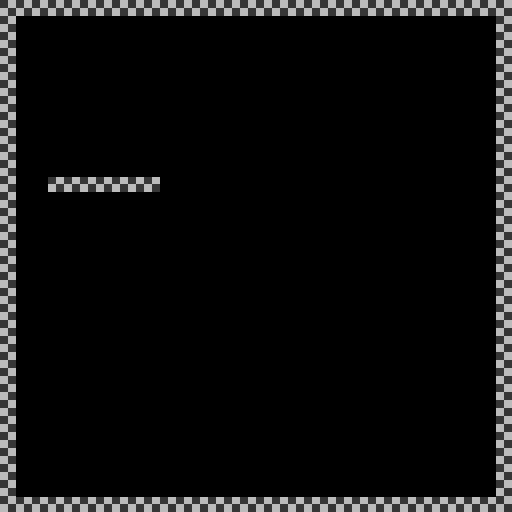

A 2D game scene composited from a Tiled map and its tileset images. What follows is a short description and the map's XML, with every tile layer's data as written:
An orthogonal 32x32 tile map with 16x16 px tiles, 1 tile layer (Camada de Blocos 1) and 30 objects (12x box, 12x sphere, player_start).

<map version="1.10" tiledversion="1.10.1" orientation="orthogonal" renderorder="right-down" width="32" height="32" tilewidth="16" tileheight="16" infinite="0" nextlayerid="5" nextobjectid="154">
 <editorsettings>
  <export target="tile_map.json" format="json" />
 </editorsettings>
 <tileset firstgid="1" source="tile_set.tsx" />
 <objectgroup id="4" name="collision">
  <object id="148" x="0" y="0" width="16" height="512" />
  <object id="149" x="16" y="0" width="496" height="16" />
  <object id="150" x="496" y="16" width="16" height="496" />
  <object id="151" x="16" y="496" width="480" height="16" />
  <object id="153" x="48" y="176" width="112" height="16" />
 </objectgroup>
 <objectgroup id="3" name="objects">
  <object id="22" name="box" x="174" y="451.5">
   <point />
  </object>
  <object id="23" name="box" x="222" y="451.5">
   <point />
  </object>
  <object id="24" name="box" x="206" y="451.5">
   <point />
  </object>
  <object id="25" name="box" x="190" y="435.5">
   <point />
  </object>
  <object id="26" name="sphere" x="222" y="435.5">
   <point />
  </object>
  <object id="27" name="sphere" x="190" y="419.5">
   <point />
  </object>
  <object id="28" name="sphere" x="206" y="419.5">
   <point />
  </object>
  <object id="29" name="sphere" x="196.5" y="403.5">
   <point />
  </object>
  <object id="30" name="box" x="228.25" y="385">
   <point />
  </object>
  <object id="31" name="box" x="276.25" y="385">
   <point />
  </object>
  <object id="32" name="box" x="260.25" y="385">
   <point />
  </object>
  <object id="33" name="box" x="244.25" y="369">
   <point />
  </object>
  <object id="34" name="sphere" x="276.25" y="369">
   <point />
  </object>
  <object id="35" name="sphere" x="244.25" y="353">
   <point />
  </object>
  <object id="36" name="sphere" x="260.25" y="353">
   <point />
  </object>
  <object id="37" name="sphere" x="250.75" y="337">
   <point />
  </object>
  <object id="38" name="box" x="117" y="334">
   <point />
  </object>
  <object id="39" name="box" x="165" y="334">
   <point />
  </object>
  <object id="40" name="box" x="149" y="334">
   <point />
  </object>
  <object id="41" name="box" x="133" y="318">
   <point />
  </object>
  <object id="42" name="sphere" x="165" y="318">
   <point />
  </object>
  <object id="43" name="sphere" x="133" y="302">
   <point />
  </object>
  <object id="44" name="sphere" x="149" y="302">
   <point />
  </object>
  <object id="45" name="sphere" x="139.5" y="286">
   <point />
  </object>
  <object id="142" name="player_start" x="96" y="144">
   <point />
  </object>
 </objectgroup>
 <layer id="1" name="Camada de Blocos 1" width="32" height="32">
  <data encoding="csv">
12,12,12,12,12,12,12,12,12,12,12,12,12,12,12,12,12,12,12,12,12,12,12,12,12,12,12,12,12,12,12,12,
12,0,0,0,0,0,0,0,0,0,0,0,0,0,0,0,0,0,0,0,0,0,0,0,0,0,0,0,0,0,0,12,
12,0,0,0,0,0,0,0,0,0,0,0,0,0,0,0,0,0,0,0,0,0,0,0,0,0,0,0,0,0,0,12,
12,0,0,0,0,0,0,0,0,0,0,0,0,0,0,0,0,0,0,0,0,0,0,0,0,0,0,0,0,0,0,12,
12,0,0,0,0,0,0,0,0,0,0,0,0,0,0,0,0,0,0,0,0,0,0,0,0,0,0,0,0,0,0,12,
12,0,0,0,0,0,0,0,0,0,0,0,0,0,0,0,0,0,0,0,0,0,0,0,0,0,0,0,0,0,0,12,
12,0,0,0,0,0,0,0,0,0,0,0,0,0,0,0,0,0,0,0,0,0,0,0,0,0,0,0,0,0,0,12,
12,0,0,0,0,0,0,0,0,0,0,0,0,0,0,0,0,0,0,0,0,0,0,0,0,0,0,0,0,0,0,12,
12,0,0,0,0,0,0,0,0,0,0,0,0,0,0,0,0,0,0,0,0,0,0,0,0,0,0,0,0,0,0,12,
12,0,0,0,0,0,0,0,0,0,0,0,0,0,0,0,0,0,0,0,0,0,0,0,0,0,0,0,0,0,0,12,
12,0,0,0,0,0,0,0,0,0,0,0,0,0,0,0,0,0,0,0,0,0,0,0,0,0,0,0,0,0,0,12,
12,0,0,2,2,2,2,2,2,2,0,0,0,0,0,0,0,0,0,0,0,0,0,0,0,0,0,0,0,0,0,12,
12,0,0,0,0,0,0,0,0,0,0,0,0,0,0,0,0,0,0,0,0,0,0,0,0,0,0,0,0,0,0,12,
12,0,0,0,0,0,0,0,0,0,0,0,0,0,0,0,0,0,0,0,0,0,0,0,0,0,0,0,0,0,0,12,
12,0,0,0,0,0,0,0,0,0,0,0,0,0,0,0,0,0,0,0,0,0,0,0,0,0,0,0,0,0,0,12,
12,0,0,0,0,0,0,0,0,0,0,0,0,0,0,0,0,0,0,0,0,0,0,0,0,0,0,0,0,0,0,12,
12,0,0,0,0,0,0,0,0,0,0,0,0,0,0,0,0,0,0,0,0,0,0,0,0,0,0,0,0,0,0,12,
12,0,0,0,0,0,0,0,0,0,0,0,0,0,0,0,0,0,0,0,0,0,0,0,0,0,0,0,0,0,0,12,
12,0,0,0,0,0,0,0,0,0,0,0,0,0,0,0,0,0,0,0,0,0,0,0,0,0,0,0,0,0,0,12,
12,0,0,0,0,0,0,0,0,0,0,0,0,0,0,0,0,0,0,0,0,0,0,0,0,0,0,0,0,0,0,12,
12,0,0,0,0,0,0,0,0,0,0,0,0,0,0,0,0,0,0,0,0,0,0,0,0,0,0,0,0,0,0,12,
12,0,0,0,0,0,0,0,0,0,0,0,0,0,0,0,0,0,0,0,0,0,0,0,0,0,0,0,0,0,0,12,
12,0,0,0,0,0,0,0,0,0,0,0,0,0,0,0,0,0,0,0,0,0,0,0,0,0,0,0,0,0,0,12,
12,0,0,0,0,0,0,0,0,0,0,0,0,0,0,0,0,0,0,0,0,0,0,0,0,0,0,0,0,0,0,12,
12,0,0,0,0,0,0,0,0,0,0,0,0,0,0,0,0,0,0,0,0,0,0,0,0,0,0,0,0,0,0,12,
12,0,0,0,0,0,0,0,0,0,0,0,0,0,0,0,0,0,0,0,0,0,0,0,0,0,0,0,0,0,0,12,
12,0,0,0,0,0,0,0,0,0,0,0,0,0,0,0,0,0,0,0,0,0,0,0,0,0,0,0,0,0,0,12,
12,0,0,0,0,0,0,0,0,0,0,0,0,0,0,0,0,0,0,0,0,0,0,0,0,0,0,0,0,0,0,12,
12,0,0,0,0,0,0,0,0,0,0,0,0,0,0,0,0,0,0,0,0,0,0,0,0,0,0,0,0,0,0,12,
12,0,0,0,0,0,0,0,0,0,0,0,0,0,0,0,0,0,0,0,0,0,0,0,0,0,0,0,0,0,0,12,
12,0,0,0,0,0,0,0,0,0,0,0,0,0,0,0,0,0,0,0,0,0,0,0,0,0,0,0,0,0,0,12,
12,2,2,2,2,2,2,2,2,2,2,2,2,2,2,2,2,2,2,2,2,2,2,2,2,2,2,2,2,2,2,12
</data>
 </layer>
</map>
